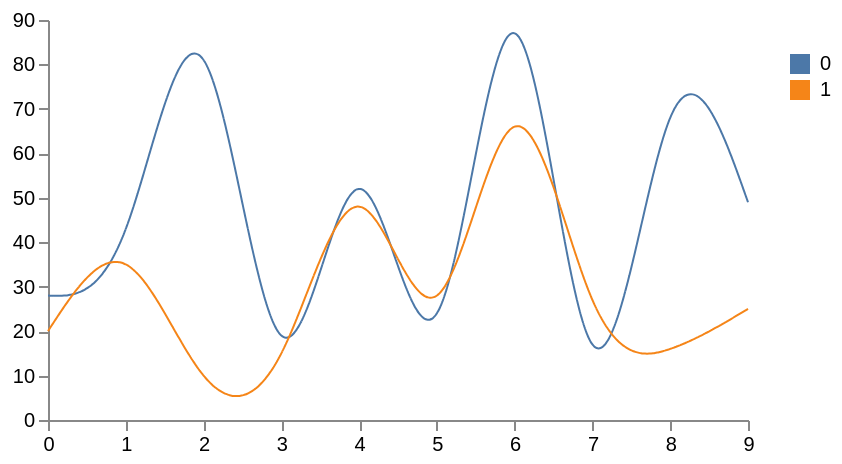

Write a Vega-Lite specification for this figure.
### Vega specification from a JSON file in a GitHub repository (floating-point values rounded to 4 significant figures)
{"$schema": "https://vega.github.io/schema/vega/v3.json", "width": 350, "height": 200, "padding": 5, "data": [{"name": "table", "values": [{"x": 0, "y": 28, "variable": 0}, {"x": 0, "y": 20, "variable": 1}, {"x": 1, "y": 43, "variable": 0}, {"x": 1, "y": 35, "variable": 1}, {"x": 2, "y": 81, "variable": 0}, {"x": 2, "y": 10, "variable": 1}, {"x": 3, "y": 19, "variable": 0}, {"x": 3, "y": 15, "variable": 1}, {"x": 4, "y": 52, "variable": 0}, {"x": 4, "y": 48, "variable": 1}, {"x": 5, "y": 24, "variable": 0}, {"x": 5, "y": 28, "variable": 1}, {"x": 6, "y": 87, "variable": 0}, {"x": 6, "y": 66, "variable": 1}, {"x": 7, "y": 17, "variable": 0}, {"x": 7, "y": 27, "variable": 1}, {"x": 8, "y": 68, "variable": 0}, {"x": 8, "y": 16, "variable": 1}, {"x": 9, "y": 49, "variable": 0}, {"x": 9, "y": 25, "variable": 1}]}], "scales": [{"name": "x", "type": "point", "range": "width", "domain": {"data": "table", "field": "x"}}, {"name": "y", "type": "linear", "range": "height", "nice": true, "zero": true, "domain": {"data": "table", "field": "y"}}, {"name": "variable", "type": "ordinal", "range": "category", "domain": {"data": "table", "field": "variable"}}], "legends": [{"fill": "variable", "title": "", "orient": "right", "encode": {"symbols": {"enter": {"shape": {"value": "square"}}}, "labels": {"update": {"text": {"field": "value"}}}}}], "axes": [{"orient": "bottom", "scale": "x", "labelBound": true}, {"orient": "left", "scale": "y"}], "marks": [{"type": "group", "from": {"facet": {"name": "series", "data": "table", "groupby": "variable"}}, "marks": [{"type": "line", "from": {"data": "series"}, "encode": {"enter": {"x": {"scale": "x", "field": "x"}, "y": {"scale": "y", "field": "y"}, "stroke": {"scale": "variable", "field": "variable"}, "strokeWidth": 2, "strokeDash": [{"test": "datum.dash", "value": [4, 4]}, {"value": [1, 0]}]}, "update": {"interpolate": {"value": "natural"}, "fillOpacity": {"value": 1}}, "hover": {"fillOpacity": {"value": 1}}}}]}]}
